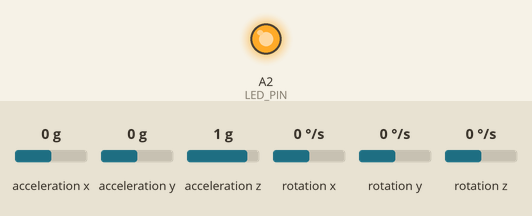
This sketch was run on a simulated Arduino Uno, built with avr-gcc and run on an emulated ATmega328P. Parts: output pins drawn as LEDs (lit = HIGH). The inputs (shaded band) are chosen by the test bench; at power-on: acceleration x 0 g, acceleration y 0 g, acceleration z 1 g, rotation x 0 °/s, rotation y 0 °/s, rotation z 0 °/s. EEPROM starts erased.

Above: at 3.75 s.
Timing chart, 0 to 6.7 s (numbered marks = the images above):
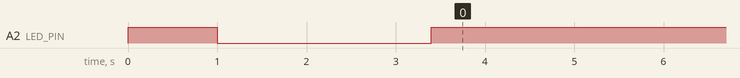

Measured:
- by itself, A2 (LED_PIN): goes LOW 2.4 s, HIGH 20.4 s, 176 × (LOW 0.30 s, HIGH 0.30 s), LOW 0.30 s, then HIGH

The sketch:

Calibration_mpu6050toEEPROM.ino
```cpp
// Arduino sketch that returns calibration offsets for MPU6050 //   Version 1.1  (31th January 2014)
// Done by Luis Ródenas <luisrodenaslorda@gmail.com>
// Based on the I2Cdev library and previous work by Jeff Rowberg <jeff@rowberg.net>
// Updates (of the library) should (hopefully) always be available at https://github.com/jrowberg/i2cdevlib

// These offsets were meant to calibrate MPU6050's internal DMP, but can be also useful for reading sensors.
// The effect of temperature has not been taken into account so I can't promise that it will work if you
// calibrate indoors and then use it outdoors. Best is to calibrate and use at the same room temperature.


#include <EEPROM.h>
// I2Cdev and MPU6050 must be installed as libraries
#include "I2Cdev.h"
#include "MPU6050.h"
#include "Wire.h"

 #define LED_PIN A2 //

///   CONFIGURATION   /
//Change this 3 variables if you want to fine tune the skecth to your needs.
int averageAccount = 1000;   //Amount of readings used to average, make it higher to get more precision but sketch will be slower  (default:1000)
int acel_deadzone = 8;   //Acelerometer error allowed, make it lower to get more precision, but sketch may not converge  (default:8)
int giro_deadzone = 1;   //Giro error allowed, make it lower to get more precision, but sketch may not converge  (default:1)

// default I2C address is 0x68
// specific I2C addresses may be passed as a parameter here
// AD0 low = 0x68 (default for InvenSense evaluation board)
// AD0 high = 0x69
//MPU6050 accelgyro;
MPU6050 accelgyro(0x68); // <-- use for AD0 low

int16_t ax, ay, az, gx, gy, gz;

int16_t mean_ax, mean_ay, mean_az, mean_gx, mean_gy, mean_gz, state = 0;
int16_t ax_offset, ay_offset, az_offset, gx_offset, gy_offset, gz_offset;

int l = 0;
///   SETUP
void setup() {
  // join I2C bus (I2Cdev library doesn't do this automatically)
  Wire.begin();
  // COMMENT NEXT LINE IF YOU ARE USING ARDUINO DUE
  TWBR = 24; // 400kHz I2C clock (200kHz if CPU is 8MHz). Leonardo measured 250kHz.


  // configure LED for output
  pinMode(LED_PIN, OUTPUT);


  digitalWrite(LED_PIN, HIGH);
  delay(500);
  digitalWrite(LED_PIN, LOW);

  // initialize device
  accelgyro.initialize();

  digitalWrite(LED_PIN, HIGH);
  delay(500);
  digitalWrite(LED_PIN, LOW);

  delay(100);

  // verify connection
  if(!accelgyro.testConnection())
    {
      while(1)
  {
    digitalWrite(LED_PIN, l = 1-l);
    delay(100);
  }
    }


  // reset offsets
  accelgyro.setXAccelOffset(0);
  accelgyro.setYAccelOffset(0);
  accelgyro.setZAccelOffset(0);
  accelgyro.setXGyroOffset(0);
  accelgyro.setYGyroOffset(0);
  accelgyro.setZGyroOffset(0);


//  int16_t dat;
//  EEPROM.get(0, dat);  // read flag bit in the address 0
//  if(dat == initial_value)
//    {
//      while(1)
//      {
//          digitalWrite(LED_PIN, l = 1-l);
//          delay(1000);
//      }
//    }

  delay(2000);

  digitalWrite(LED_PIN, LOW);
  delay(300);
  digitalWrite(LED_PIN, HIGH);
  delay(300);

}

///   LOOP

void loop() {
  if (state == 0) {
//    Serial.println("\nReading sensors for first time...");
    meansensors();
    state++;
    delay(100);
  }

  if (state == 1) {
//    Serial.println("\nCalculating offsets...");
    calibration();
    state++;
    delay(100);
  }

  if (state == 2) {
    meansensors();

  }
  saveOffsetToEEPROM();
  while(1)
  {
    digitalWrite(LED_PIN, l = 1-l);
    delay(300);
  }
}


void meansensors() {
  long i = 0, buff_ax = 0, buff_ay = 0, buff_az = 0, buff_gx = 0, buff_gy = 0, buff_gz = 0;

  while (i < (averageAccount + 101)) {
    // read raw accel/gyro measurements from device
    accelgyro.getMotion6(&ax, &ay, &az, &gx, &gy, &gz);

    if (i > 100 && i <= (averageAccount + 100)) { //First 100 measures are discarded
      buff_ax = buff_ax + ax;
      buff_ay = buff_ay + ay;
      buff_az = buff_az + az;
      buff_gx = buff_gx + gx;
      buff_gy = buff_gy + gy;
      buff_gz = buff_gz + gz;
    }
    if (i == (averageAccount + 100)) {
      mean_ax = buff_ax / averageAccount;
      mean_ay = buff_ay / averageAccount;
      mean_az = buff_az / averageAccount;
      mean_gx = buff_gx / averageAccount;
      mean_gy = buff_gy / averageAccount;
      mean_gz = buff_gz / averageAccount;
    }
    i++;
    delay(2); //Needed so we don't get repeated measures
  }
}

void calibration() {
  int led = 0;
  ax_offset = -mean_ax / 8;
  ay_offset = -mean_ay / 8;
  az_offset = (16384 - mean_az) / 8;

  gx_offset = -mean_gx / 4;
  gy_offset = -mean_gy / 4;
  gz_offset = -mean_gz / 4;

  while (1) {
    int ready = 0;
    accelgyro.setXAccelOffset(ax_offset);
    accelgyro.setYAccelOffset(ay_offset);
    accelgyro.setZAccelOffset(az_offset);

    accelgyro.setXGyroOffset(gx_offset);
    accelgyro.setYGyroOffset(gy_offset);
    accelgyro.setZGyroOffset(gz_offset);

    meansensors();

    digitalWrite(LED_PIN, led = 1 - led);

    if (abs(mean_ax) <= acel_deadzone) ready++;
    else ax_offset = ax_offset - mean_ax / acel_deadzone;

    if (abs(mean_ay) <= acel_deadzone) ready++;
    else ay_offset = ay_offset - mean_ay / acel_deadzone;

    if (abs(16384 - mean_az) <= acel_deadzone) ready++;
    else az_offset = az_offset + (16384 - mean_az) / acel_deadzone;

    if (abs(mean_gx) <= giro_deadzone) ready++;
    else gx_offset = gx_offset - mean_gx /giro_deadzone;

    if (abs(mean_gy) <= giro_deadzone) ready++;
    else gy_offset = gy_offset - mean_gy /giro_deadzone;

    if (abs(mean_gz) <= giro_deadzone) ready++;
    else gz_offset = gz_offset - mean_gz /giro_deadzone;

    if (ready == 6) break;
  }
}

void saveOffsetToEEPROM()
{
  int eeAddress = 0;


//  Serial.print("write the offset to EEPROM: ");
//  printOffset();
//  EEPROM.put(eeAddress, initial_value);
//
//  eeAddress = sizeof(int16_t); //Move address to the next byte after a int16_t data.

  EEPROM.put(eeAddress, ax_offset);
  eeAddress += sizeof(int16_t); //Move address to the next byte after a int16_t data.
  EEPROM.put(eeAddress, ay_offset);
  eeAddress += sizeof(int16_t);
  EEPROM.put(eeAddress, az_offset);
  eeAddress += sizeof(int16_t);
  EEPROM.put(eeAddress, gx_offset);
  eeAddress += sizeof(int16_t);
  EEPROM.put(eeAddress, gy_offset);
  eeAddress += sizeof(int16_t);
  EEPROM.put(eeAddress, gz_offset);
}
```
